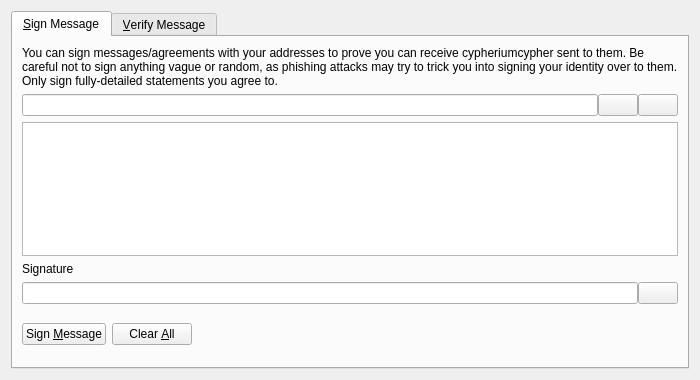
<?xml version="1.0" encoding="UTF-8"?>
<ui version="4.0">
 <class>SignVerifyMessageDialog</class>
 <widget class="QDialog" name="SignVerifyMessageDialog">
  <property name="geometry">
   <rect>
    <x>0</x>
    <y>0</y>
    <width>700</width>
    <height>380</height>
   </rect>
  </property>
  <property name="windowTitle">
   <string>Signatures - Sign / Verify a Message</string>
  </property>
  <property name="modal">
   <bool>true</bool>
  </property>
  <layout class="QVBoxLayout" name="verticalLayout">
   <item>
    <widget class="QTabWidget" name="tabWidget">
     <property name="currentIndex">
      <number>0</number>
     </property>
     <widget class="QWidget" name="tabSignMessage">
      <attribute name="title">
       <string>&amp;Sign Message</string>
      </attribute>
      <layout class="QVBoxLayout" name="verticalLayout_SM">
       <item>
        <widget class="QLabel" name="infoLabel_SM">
         <property name="text">
          <string>You can sign messages/agreements with your addresses to prove you can receive cypheriumcypher sent to them. Be careful not to sign anything vague or random, as phishing attacks may try to trick you into signing your identity over to them. Only sign fully-detailed statements you agree to.</string>
         </property>
         <property name="textFormat">
          <enum>Qt::PlainText</enum>
         </property>
         <property name="wordWrap">
          <bool>true</bool>
         </property>
        </widget>
       </item>
       <item>
        <layout class="QHBoxLayout" name="horizontalLayout_1_SM">
         <property name="spacing">
          <number>0</number>
         </property>
         <item>
          <widget class="QValidatedLineEdit" name="addressIn_SM">
           <property name="toolTip">
            <string>The Cypheriumlite address to sign the message with</string>
           </property>
          </widget>
         </item>
         <item>
          <widget class="QPushButton" name="addressBookButton_SM">
           <property name="toolTip">
            <string>Choose previously used address</string>
           </property>
           <property name="text">
            <string/>
           </property>
           <property name="icon">
            <iconset resource="../bitcoin.qrc">
             <normaloff>:/icons/address-book</normaloff>:/icons/address-book</iconset>
           </property>
           <property name="shortcut">
            <string>Alt+A</string>
           </property>
           <property name="autoDefault">
            <bool>false</bool>
           </property>
          </widget>
         </item>
         <item>
          <widget class="QPushButton" name="pasteButton_SM">
           <property name="toolTip">
            <string>Paste address from clipboard</string>
           </property>
           <property name="text">
            <string/>
           </property>
           <property name="icon">
            <iconset resource="../bitcoin.qrc">
             <normaloff>:/icons/editpaste</normaloff>:/icons/editpaste</iconset>
           </property>
           <property name="shortcut">
            <string>Alt+P</string>
           </property>
           <property name="autoDefault">
            <bool>false</bool>
           </property>
          </widget>
         </item>
        </layout>
       </item>
       <item>
        <widget class="QPlainTextEdit" name="messageIn_SM">
         <property name="toolTip">
          <string>Enter the message you want to sign here</string>
         </property>
        </widget>
       </item>
       <item>
        <widget class="QLabel" name="signatureLabel_SM">
         <property name="text">
          <string>Signature</string>
         </property>
         <property name="textFormat">
          <enum>Qt::PlainText</enum>
         </property>
        </widget>
       </item>
       <item>
        <layout class="QHBoxLayout" name="horizontalLayout_2_SM">
         <property name="spacing">
          <number>0</number>
         </property>
         <item>
          <widget class="QLineEdit" name="signatureOut_SM">
           <property name="font">
            <font>
             <italic>true</italic>
            </font>
           </property>
           <property name="readOnly">
            <bool>true</bool>
           </property>
          </widget>
         </item>
         <item>
          <widget class="QPushButton" name="copySignatureButton_SM">
           <property name="toolTip">
            <string>Copy the current signature to the system clipboard</string>
           </property>
           <property name="text">
            <string/>
           </property>
           <property name="icon">
            <iconset resource="../bitcoin.qrc">
             <normaloff>:/icons/editcopy</normaloff>:/icons/editcopy</iconset>
           </property>
           <property name="autoDefault">
            <bool>false</bool>
           </property>
          </widget>
         </item>
        </layout>
       </item>
       <item>
        <layout class="QHBoxLayout" name="horizontalLayout_3_SM">
         <item>
          <widget class="QPushButton" name="signMessageButton_SM">
           <property name="toolTip">
            <string>Sign the message to prove you own this Cypheriumlite address</string>
           </property>
           <property name="text">
            <string>Sign &amp;Message</string>
           </property>
           <property name="icon">
            <iconset resource="../bitcoin.qrc">
             <normaloff>:/icons/edit</normaloff>:/icons/edit</iconset>
           </property>
           <property name="autoDefault">
            <bool>false</bool>
           </property>
          </widget>
         </item>
         <item>
          <widget class="QPushButton" name="clearButton_SM">
           <property name="toolTip">
            <string>Reset all sign message fields</string>
           </property>
           <property name="text">
            <string>Clear &amp;All</string>
           </property>
           <property name="icon">
            <iconset resource="../bitcoin.qrc">
             <normaloff>:/icons/remove</normaloff>:/icons/remove</iconset>
           </property>
           <property name="autoDefault">
            <bool>false</bool>
           </property>
          </widget>
         </item>
         <item>
          <spacer name="horizontalSpacer_1_SM">
           <property name="orientation">
            <enum>Qt::Horizontal</enum>
           </property>
           <property name="sizeHint" stdset="0">
            <size>
             <width>40</width>
             <height>48</height>
            </size>
           </property>
          </spacer>
         </item>
         <item>
          <widget class="QLabel" name="statusLabel_SM">
           <property name="font">
            <font>
             <weight>75</weight>
             <bold>true</bold>
            </font>
           </property>
           <property name="text">
            <string/>
           </property>
           <property name="wordWrap">
            <bool>true</bool>
           </property>
          </widget>
         </item>
         <item>
          <spacer name="horizontalSpacer_2_SM">
           <property name="orientation">
            <enum>Qt::Horizontal</enum>
           </property>
           <property name="sizeHint" stdset="0">
            <size>
             <width>40</width>
             <height>48</height>
            </size>
           </property>
          </spacer>
         </item>
        </layout>
       </item>
      </layout>
     </widget>
     <widget class="QWidget" name="tabVerifyMessage">
      <attribute name="title">
       <string>&amp;Verify Message</string>
      </attribute>
      <layout class="QVBoxLayout" name="verticalLayout_VM">
       <item>
        <widget class="QLabel" name="infoLabel_VM">
         <property name="text">
          <string>Enter the receiver's address, message (ensure you copy line breaks, spaces, tabs, etc. exactly) and signature below to verify the message. Be careful not to read more into the signature than what is in the signed message itself, to avoid being tricked by a man-in-the-middle attack. Note that this only proves the signing party receives with the address, it cannot prove sendership of any transaction!</string>
         </property>
         <property name="textFormat">
          <enum>Qt::PlainText</enum>
         </property>
         <property name="alignment">
          <set>Qt::AlignLeading|Qt::AlignLeft|Qt::AlignTop</set>
         </property>
         <property name="wordWrap">
          <bool>true</bool>
         </property>
        </widget>
       </item>
       <item>
        <layout class="QHBoxLayout" name="horizontalLayout_1_VM">
         <property name="spacing">
          <number>0</number>
         </property>
         <item>
          <widget class="QValidatedLineEdit" name="addressIn_VM">
           <property name="toolTip">
            <string>The Cypheriumlite address the message was signed with</string>
           </property>
          </widget>
         </item>
         <item>
          <widget class="QPushButton" name="addressBookButton_VM">
           <property name="toolTip">
            <string>Choose previously used address</string>
           </property>
           <property name="text">
            <string/>
           </property>
           <property name="icon">
            <iconset resource="../bitcoin.qrc">
             <normaloff>:/icons/address-book</normaloff>:/icons/address-book</iconset>
           </property>
           <property name="shortcut">
            <string>Alt+A</string>
           </property>
           <property name="autoDefault">
            <bool>false</bool>
           </property>
          </widget>
         </item>
        </layout>
       </item>
       <item>
        <widget class="QPlainTextEdit" name="messageIn_VM"/>
       </item>
       <item>
        <widget class="QValidatedLineEdit" name="signatureIn_VM"/>
       </item>
       <item>
        <layout class="QHBoxLayout" name="horizontalLayout_2_VM">
         <item>
          <widget class="QPushButton" name="verifyMessageButton_VM">
           <property name="toolTip">
            <string>Verify the message to ensure it was signed with the specified Cypheriumlite address</string>
           </property>
           <property name="text">
            <string>Verify &amp;Message</string>
           </property>
           <property name="icon">
            <iconset resource="../bitcoin.qrc">
             <normaloff>:/icons/transaction_0</normaloff>:/icons/transaction_0</iconset>
           </property>
           <property name="autoDefault">
            <bool>false</bool>
           </property>
          </widget>
         </item>
         <item>
          <widget class="QPushButton" name="clearButton_VM">
           <property name="toolTip">
            <string>Reset all verify message fields</string>
           </property>
           <property name="text">
            <string>Clear &amp;All</string>
           </property>
           <property name="icon">
            <iconset resource="../bitcoin.qrc">
             <normaloff>:/icons/remove</normaloff>:/icons/remove</iconset>
           </property>
           <property name="autoDefault">
            <bool>false</bool>
           </property>
          </widget>
         </item>
         <item>
          <spacer name="horizontalSpacer_1_VM">
           <property name="orientation">
            <enum>Qt::Horizontal</enum>
           </property>
           <property name="sizeHint" stdset="0">
            <size>
             <width>40</width>
             <height>48</height>
            </size>
           </property>
          </spacer>
         </item>
         <item>
          <widget class="QLabel" name="statusLabel_VM">
           <property name="font">
            <font>
             <weight>75</weight>
             <bold>true</bold>
            </font>
           </property>
           <property name="text">
            <string/>
           </property>
           <property name="wordWrap">
            <bool>true</bool>
           </property>
          </widget>
         </item>
         <item>
          <spacer name="horizontalSpacer_2_VM">
           <property name="orientation">
            <enum>Qt::Horizontal</enum>
           </property>
           <property name="sizeHint" stdset="0">
            <size>
             <width>40</width>
             <height>48</height>
            </size>
           </property>
          </spacer>
         </item>
        </layout>
       </item>
      </layout>
     </widget>
    </widget>
   </item>
  </layout>
 </widget>
 <customwidgets>
  <customwidget>
   <class>QValidatedLineEdit</class>
   <extends>QLineEdit</extends>
   <header>qt/qvalidatedlineedit.h</header>
  </customwidget>
 </customwidgets>
 <resources>
  <include location="../bitcoin.qrc"/>
 </resources>
 <connections/>
</ui>
